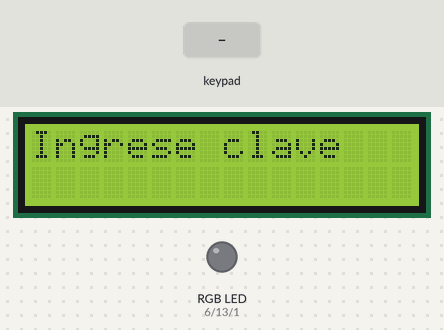
This sketch was run on a simulated Arduino Uno, built with avr-gcc and run on an emulated ATmega328P. Shown: 16×2 character LCD, an RGB LED mixed from three pins (HIGH = lit). Inputs (shaded band) come from the test bench.

Above: at 3.2 s.
3.3 s: keypad keys 5 4 3 2 * pressed 0.4 s apart
At 3.5 s:
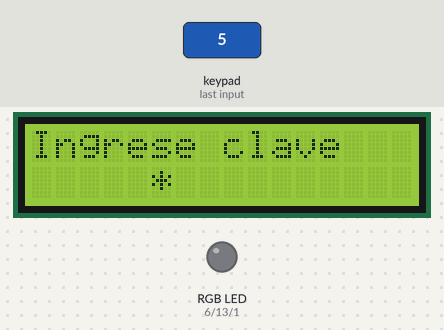
At 4.3 s:
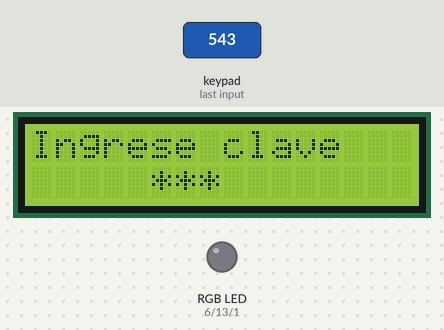
6.8 s: keypad keys 1 2 3 4 5 pressed 0.4 s apart
At 13.6 s:
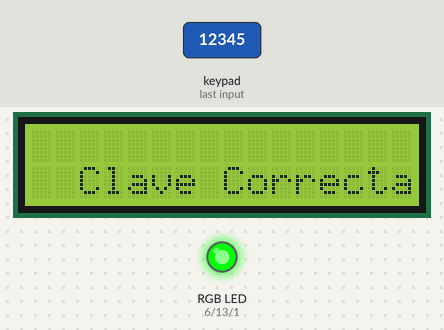
Timing chart, 0 to 15.1 s (numbered marks = the images above; inputs shaded):
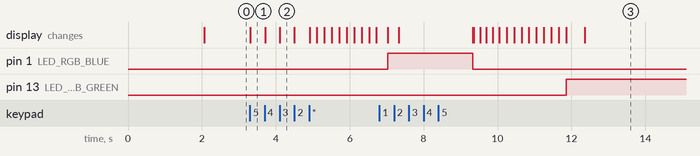

The sketch:

password.ino
```cpp
/*!
\file   password.ino
\date   2023
\author Javier Rojas <javierra@unicauca.edu.co>
\brief  password.
*****************************************************************************/
#include <LiquidCrystal.h>
#include <Keypad.h>

/* Display */
LiquidCrystal lcd(12, 11, 10, 9, 8, 7);

/********************************************/ /**
 *  Keypad
 ***********************************************/
const byte KEYPAD_ROWS = 4;
const byte KEYPAD_COLS = 4;
byte rowPins[KEYPAD_ROWS] = {5, 4, 3, 2}; // R1 = 5, R2 = 4, R3 = 3, R4 = 2
byte colPins[KEYPAD_COLS] = {A3, A2, A1, A0};
char keys[KEYPAD_ROWS][KEYPAD_COLS] = {
  {'1', '2', '3', '+'},
  {'4', '5', '6', '-'},
  {'7', '8', '9', '*'},
  {'.', '0', '=', '/'}
};

Keypad keypad = Keypad(makeKeymap(keys), rowPins, colPins, KEYPAD_ROWS, KEYPAD_COLS);

const int LED_RGB_RED = 6;
const int LED_RGB_GREEN = 13;
const int LED_RGB_BLUE = 1;

char password[6];
const char realpass[] = "12345";
int cont = 0;
int contpass = 3;


/**
 * @brief Configures the LCD and displays a welcome message.
 */
void setup() {
  lcd.begin(16, 2);
  pinMode(LED_RGB_RED, OUTPUT);
  pinMode(LED_RGB_GREEN, OUTPUT);
  pinMode(LED_RGB_BLUE, OUTPUT);
  lcd.print("Bienvenido");
  delay(2000);
  lcd.clear();
  lcd.print("Ingrese clave");
  lcd.setCursor(5, 1);
}

/**
 * @brief Displays a processing message with animated dots on the LCD.
 */
void procesando() {
  for (int contador = 0; contador < 3; contador++) {
    lcd.setCursor(2, 0);
    lcd.print("Espera...");
    for (int i = 12; i < 15; i++) {
      lcd.setCursor(i, 0);
      lcd.print(".");
      delay(200);
    }
    lcd.clear();
  }
}

/**
 * @brief Unlocks the system after entering the correct password.
 */
void unlockSystem() {
  lcd.clear();
  procesando();
  digitalWrite(LED_RGB_GREEN, HIGH);
  delay(500);
  lcd.clear();
  lcd.setCursor(2, 1);
  lcd.print("Clave Correcta");
  delay(1000000);
}

/**
 * @brief Displays an incorrect password message and allows for more attempts or locks the system if no more attempts are available.
 */
void incorrectPassword() {
  lcd.clear();
  procesando();
  delay(300);
  lcd.clear();
  contpass--;
  if (contpass > 0) {
    lcd.setCursor(2, 0);
    digitalWrite(LED_RGB_BLUE, HIGH);
    lcd.print("Incorrecto!");
    delay(300);
    lcd.setCursor(0, 1);
    lcd.print("Intente de nuevo");
    delay(2000);
    lcd.clear();
    digitalWrite(LED_RGB_BLUE, LOW);
    lcd.setCursor(1, 0);
    lcd.print("Ingrese Clave");
    lcd.setCursor(5, 1);
  }
}

/**
 * @brief Locks the system when the password attempts are exhausted.
 */
void lockSystem() {
  lcd.clear();
  lcd.setCursor(0, 0);
  lcd.println("Intentos");
  lcd.setCursor(0, 1);
  lcd.println("Agotados.");
  digitalWrite(LED_RGB_RED, HIGH);
  delay(100000);
}

/**
 * @brief Main function of the program. Reads the keypad input and performs the corresponding actions.
 */
void loop() {
  char key = keypad.getKey();

  if (key) {
    password[cont] = key;
    lcd.print("*");
    cont++;

    if (cont == 5) {
      int resultado = strncmp(password, realpass, 5);
      if (resultado == 0) {
        unlockSystem();
      } else {
        incorrectPassword();
      }
      cont = 0;
      if (contpass == 0) {
        lockSystem();
      }
    }
  }
}
```

Measured:
- after the input at 3.3 s, the display: changes at once (image 1)
- after the input at 6.8 s, pin 13 (LED_RGB_GREEN): LOW → HIGH after 5.1 s; the display: first differs from a run without the input after 2.6 s (image 3 shows a later state)
